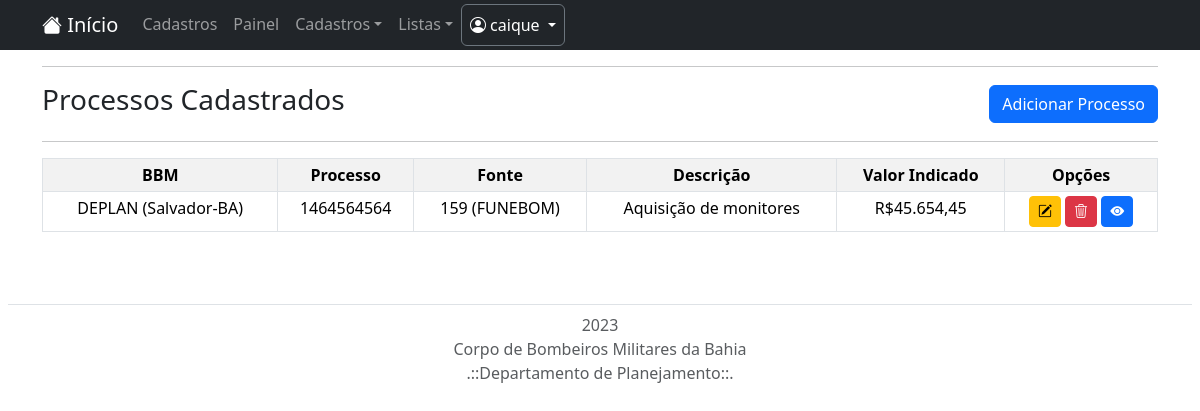
The app's page /lista/processo/ (signed in) with its own data.
### cadastro/models.py (models this page shows, shortened)
class Processos(models.Model):
    processo = models.CharField(max_length=150, verbose_name="Nº do Processo SEi")
    bbm2 = models.ForeignKey(BBM, on_delete=models.PROTECT, verbose_name="BBM")
    fonte2 = models.ForeignKey(Fonte, on_delete=models.PROTECT, verbose_name="Fonte")
    paoe2 = models.ForeignKey(Paoe, on_delete=models.PROTECT, verbose_name="PAOE")
    elemento2 = models.ForeignKey(Elemento, on_delete=models.PROTECT, verbose_name="Elemento", blank=True, null=True)
    usuario = models.ForeignKey(User, on_delete=models.PROTECT,)
    data_da_indicação = models.DateField(verbose_name="Data")
    valor_solicitado_ind = models.CharField(max_length=2000, verbose_name="Valor Solicitado", default="R$0,00", )
    valor_ind = models.CharField(max_length=2000, verbose_name="Valor da Indicação", default="R$0,00")
    descricao = models.CharField(max_length=150, verbose_name="Descrição")
    contrato = models.CharField(max_length=150, verbose_name="Contrato", blank=True, null=True)
    campo = models.ForeignKey(Campo, on_delete=models.PROTECT)

class BBM(models.Model):
    desc_unidade = models.CharField(max_length=50, verbose_name="Descrição da Unidade", default="",help_text='Nome por extenso da unidade.')
    sigla_unidade = models.CharField(max_length=12, verbose_name="Sigla da Unidade", help_text='Exemplo: <strong>SCG</strong>.')
    localidade = models.CharField(max_length=30, verbose_name="Município", help_text="Localidade em que a UBM está situada.")
    def __str__(self):
        return "{} ({}) ".format(self.sigla_unidade, self.localidade)

class Fonte(models.Model):
    fonte = models.DecimalField(verbose_name="Fonte", max_digits=3, decimal_places=0)
    desc_fonte = models.CharField(max_length=150, verbose_name="Descrição da fonte" )
    class Meta:
        constraints = [
            models.UniqueConstraint(fields=['fonte'], name='fonte repetida')
        ]
    def __str__(self):
        return "{} ({})".format(self.fonte, self.desc_fonte)

### cadastro/views.py (the view)
# urls.py: path('lista/processo/', ProcessosList.as_view(), name='listar-processo'),
class ProcessosList (LoginRequiredMixin, ListView):
    login_url = reverse_lazy('login')
    model = Processos
    template_name = 'cadastros/listas/processos.html'

### cadastro/templates/cadastros/listas/processos.html (shortened to what this page needs)
{% extends 'paginas/modelo.html' %}
{% load static %}
{% block conteudo %}
<div class="container">
    <hr>
    <div class="d-md-flex flex-md-row-reverse align-items-center justify-content-between">
        <div class="mb-3 mb-md-0 d-flex text-nowrap ">
        <a href="{% url 'cadastrar-processo' %}" class="btn btn-primary btn-md rounded-2" title="Cadastrar novo processo">Adicionar Processo</a>
        </div>
        <h3>Processos Cadastrados</h3>
    </div>
</div>
<div class = 'container'>
    <hr>
    <table border=1 class="table table-striped table-hover table-bordered table-sm">
        <tr align="center">
            <th>BBM</th>
            <th>Processo</th>
            <th>Fonte</th>
            <th>Descrição</th>
            <th>Valor Indicado</th>
            <th>Opções</th>
        </tr>
        {% for Processos in object_list %}
        <tr>
            <td align="center">{{ Processos.bbm2 }}</td>
            <td align="center">{{ Processos.processo }}</td>
            <td align="center">{{ Processos.fonte2 }}</td>
            <td align="center">{{ Processos.descricao }} </td>
            <td align="center">{{ Processos.valor_ind }} </td>
            <td align="center">
                <a href="{% url 'editar-processo' Processos.pk %}" class="btn btn-warning btn-sm" title="Editar">
                    <i class="bi bi-pencil-square" aria-hidden="true"></i>
                </a>
                <a href="{% url 'excluir-processo' Processos.pk %}" class="btn btn-danger btn-sm" title="Excluir">
                    <i class="bi bi-trash3" aria-hidden="true"></i>
                </a>
                <a href="" class="btn btn-primary btn-sm" title="Visualizar">
                    <i class="bi bi-eye-fill"></i>
                </a>
            </td>
        </tr>
        {% empty %}
        <tr class="text-center">
            <td colspan="5" class="text-dark bg-light"> Nenhum campo registrado.</td>
        </tr>
        {% endfor %}
    </table>
</div>
{% endblock %}

### app_controle_processos/templates/paginas/modelo.html (shortened to what this page needs)
{% load static %}
<!DOCTYPE html>
<html lang="pt-br">
    <head>
    {% block bootstrap %}
        <link href="https://cdn.jsdelivr.net/npm/bootstrap@5.3.2/dist/css/bootstrap.min.css" rel="stylesheet">
        <link rel="stylesheet" href="https://cdn.jsdelivr.net/npm/bootstrap-icons@1.11.2/font/bootstrap-icons.min.css">
    {% endblock %}
    </head>
    <body>
        {% block navbar %}
        <nav class="navbar navbar-expand-lg navbar-dark bg-dark p-1 ">
            <div class="container">
                <a class="navbar-brand" href="{% url 'home' %}">
                    <i class="bi bi-house-fill" aria-hidden="true"></i>
                    Início
                </a>
                <div class="collapse navbar-collapse" id="navbarNavDropdown">
                    <ul class="navbar-nav">
                        {% if request.user.is_authenticated %}
                        <ul class="navbar-nav">
                            <li class="nav-item">
                                <a class="nav-link" href="{% url 'cadastro' %}">Cadastros</a>
                            </li>
                        </ul>
                        <ul class="navbar-nav">
                            <li class="nav-item">
                                <a class="nav-link" href="{% url 'painel' %}">Painel</a>
                            </li>
                        </ul>
                        <li class="nav-item dropdown">
                            <a class="nav-link dropdown-toggle" href="#" id="navbarDropdownMenuLink" role="button" data-bs-toggle="dropdown" aria-expanded="false">Cadastros</a>
                        </li>
                        <li class="nav-item dropdown">
                            <a class="nav-link dropdown-toggle" href="#" id="navbarDropdownMenuLink" role="button" data-bs-toggle="dropdown" aria-expanded="false">Listas</a>
                        </li>
                    <ul class="navbar-nav ">
                        <li class="nav-item dropdown">
                            <a class="nav-link dropdown-toggle text-white text-center border rounded border-secondary mx-auto" href="{% url 'login' %}"
                                id="navbarDropdownMenuLink" role="button" data-bs-toggle="dropdown" aria-expanded="false"
                                aria-haspopup="true">
                                <i class="bi bi-person-circle" aria-hidden="true"></i>
                                <span id="username">{{ user.username }}</span>
                            </a>
                        </li>
                        {% endif %}
                    </ul>
                </div>
            </div>
        </nav>
        {% endblock %}
        {% block conteudo %}
        {% endblock %}
{% block script-js-boots %}
</body>
{% endblock %}
{% block footer %}
    <div class="footer  mt-auto ">
        <footer class="py-3 my-4 p-2 ">
                <ul class="nav nav-pills justify-content-center border-bottom pb-3 mb-2 ">
                </ul>
                <p class="text-center text-muted">2023 <br> Corpo de Bombeiros Militares da Bahia <br> .::Departamento de Planejamento::.</p>
        </footer>
    </div>
{% endblock %}
</html>

### records on screen
Processos: bbm2 "DEPLAN (Salvador-BA)", processo "1464564564", fonte2 "159 (FUNEBOM)", descricao "Aquisição de monitores", valor_ind "R$45.654,45"

### other values on screen
{{ user.username }} "caique"
